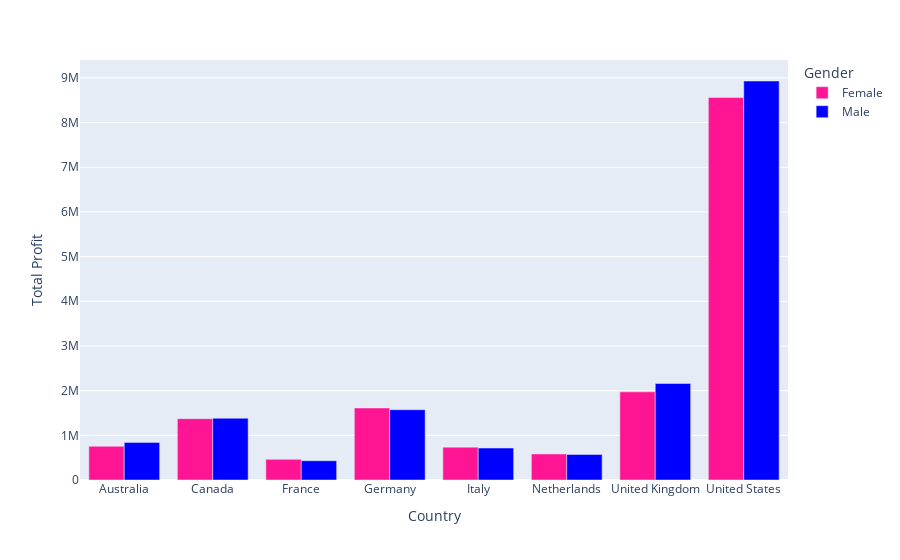

Notebook code for this chart:
### Code cell
country_gender_profit_distribution = customer_profit_df.groupby(["Country", "Gender"])["Total Profit"].sum().reset_index()

px.bar(country_gender_profit_distribution,
        x="Country",
        y="Total Profit",
        color="Gender",
        barmode = 'group',
        color_discrete_map={'Male': 'blue', 'Female': '#FF1493'})

### Figure 1 — Plotly figure (JSON) as saved in the notebook; plotly's stock layout.template omitted (floating-point values rounded to 4 significant figures)
{"data": [{"alignmentgroup": "True", "hovertemplate": "Gender=Female<br>Country=%{x}<br>Total Profit=%{y}<extra></extra>", "legendgroup": "Female", "marker": {"color": "#FF1493", "pattern": {"shape": ""}}, "name": "Female", "offsetgroup": "Female", "orientation": "v", "showlegend": true, "textposition": "auto", "type": "bar", "x": ["Australia", "Canada", "France", "Germany", "Italy", "Netherlands", "United Kingdom", "United States"], "xaxis": "x", "y": [755200.0, 1373000.0, 461900.0, 1612000.0, 735500.0, 582700.0, 1974000.0, 8560000.0], "yaxis": "y"}, {"alignmentgroup": "True", "hovertemplate": "Gender=Male<br>Country=%{x}<br>Total Profit=%{y}<extra></extra>", "legendgroup": "Male", "marker": {"color": "blue", "pattern": {"shape": ""}}, "name": "Male", "offsetgroup": "Male", "orientation": "v", "showlegend": true, "textposition": "auto", "type": "bar", "x": ["Australia", "Canada", "France", "Germany", "Italy", "Netherlands", "United Kingdom", "United States"], "xaxis": "x", "y": [842100.0, 1382000.0, 431600.0, 1574000.0, 715400.0, 572000.0, 2160148, 8931000.0], "yaxis": "y"}], "layout": {"barmode": "group", "legend": {"title": {"text": "Gender"}, "tracegroupgap": 0}, "margin": {"t": 60}, "xaxis": {"anchor": "y", "domain": [0, 1], "title": {"text": "Country"}}, "yaxis": {"anchor": "x", "domain": [0, 1], "title": {"text": "Total Profit"}}}}
